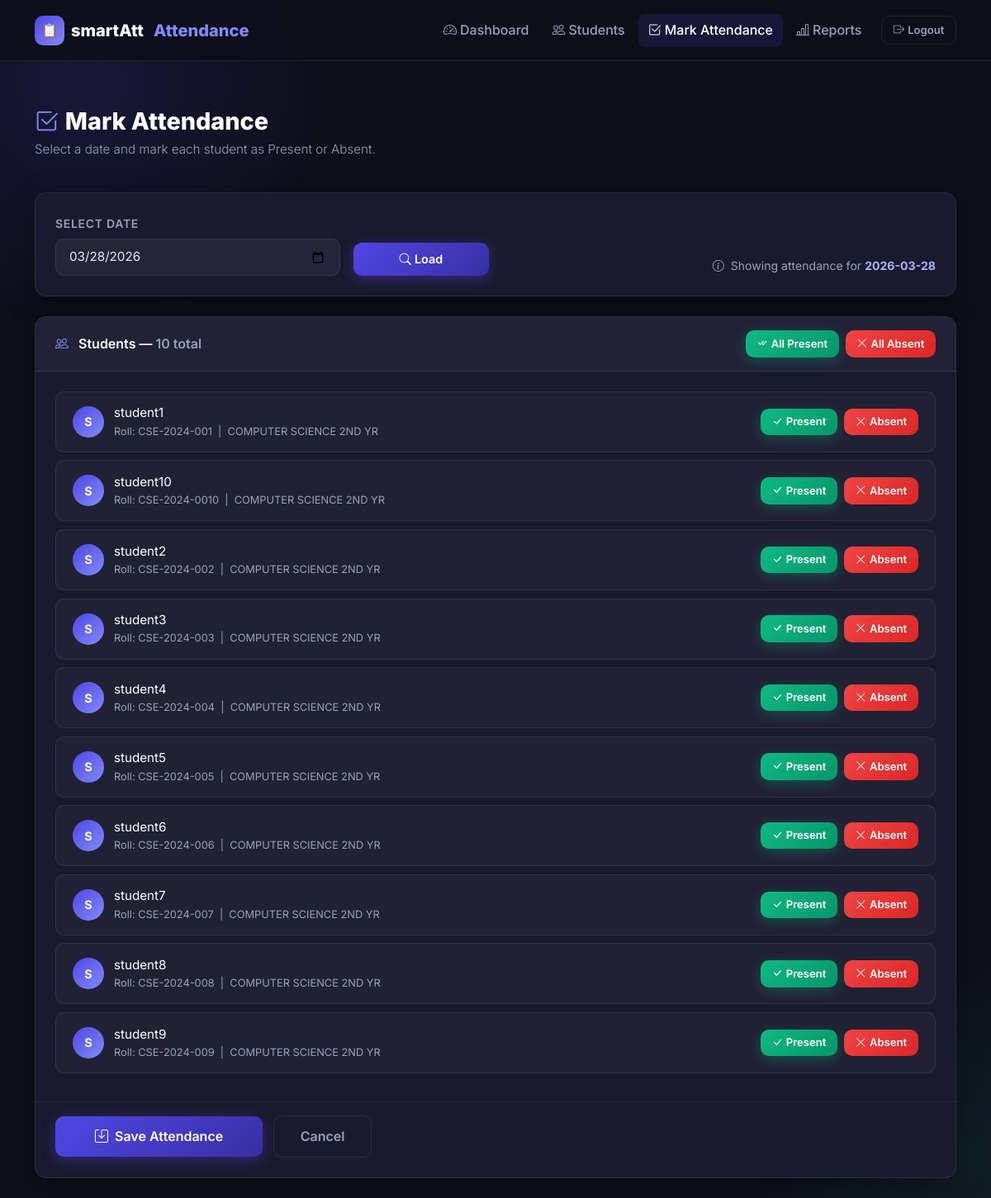
/teacher/attendance (signed in), run on the app's committed database.
### tables this page shows
CREATE TABLE students (
            id         INTEGER PRIMARY KEY AUTOINCREMENT,
            name       TEXT    NOT NULL,
            roll_no    TEXT    UNIQUE NOT NULL,
            class_name TEXT,
            email      TEXT,
            username   TEXT    UNIQUE,
            password   TEXT,              -- hashed; NULL if added by teacher only
            created_at TEXT    DEFAULT (date('now'))
        );

### app.py (the view, shortened to what this page needs)
@app.route('/teacher/attendance', methods=['GET', 'POST'])
@teacher_required
def mark_attendance():
    db            = get_db()
    today_str     = date.today().isoformat()
    selected_date = request.args.get('date', today_str)   # from URL ?date=
    students = db.execute("SELECT * FROM students ORDER BY name").fetchall()
    existing_rows = db.execute(
        "SELECT student_id, status FROM attendance WHERE date=?",
        (selected_date,)
    ).fetchall()
    existing = {row['student_id']: row['status'] for row in existing_rows}
    return render_template(
        'mark_attendance.html',
        students      = students,
        selected_date = selected_date,
        existing      = existing,
        today         = today_str,
    )

### app.py (called while the page is built)
def get_db():
    if 'db' not in g:
        g.db = sqlite3.connect(DATABASE)
        g.db.row_factory = sqlite3.Row
    return g.db

def teacher_required(f):
    @wraps(f)
    def decorated(*args, **kwargs):
        if 'teacher_id' not in session:
            flash('Please log in as a teacher to access this page.', 'warning')
            return redirect(url_for('teacher_login'))
        return f(*args, **kwargs)
    return decorated

### templates/mark_attendance.html (shortened to what this page needs)
{% extends "base.html" %}
{% block content %}
<div class="container py-4 z-1" style="position:relative;">
    <div class="page-header fade-in">
        <h1><i class="bi bi-check2-square me-2 text-primary"></i>Mark Attendance</h1>
        <p class="lead">Select a date and mark each student as Present or Absent.</p>
    </div>
    <div class="card mb-4 fade-in fade-in-1">
        <div class="card-body">
            <form method="GET" action="{{ url_for('mark_attendance') }}" class="row g-3 align-items-end"
                id="date-select-form">
                <div class="col-md-4">
                    <label for="date" class="form-label">Select Date</label>
                    <input type="date" class="form-control" id="date" name="date" value="{{ selected_date }}"
                        max="{{ today }}" />
                </div>
                <div class="col-md-2">
                    <button type="submit" class="btn btn-primary w-100" id="load-date-btn">
                        <i class="bi bi-search me-1"></i>Load
                    </button>
                </div>
                <div class="col-md-6 text-md-end">
                    <span class="text-muted" style="font-size:0.88rem;">
                        <i class="bi bi-info-circle me-1"></i>
                        Showing attendance for <strong style="color:#a5b4fc;">{{ selected_date }}</strong>
                    </span>
                </div>
            </form>
        </div>
    </div>
    {% if students %}
    <form method="POST" action="{{ url_for('mark_attendance') }}" id="attendance-form">
        <div class="card fade-in fade-in-2">
            <div class="card-header d-flex align-items-center justify-content-between flex-wrap gap-2">
                <span>
                    <i class="bi bi-people me-2 text-primary"></i>
                    Students — <span class="text-muted">{{ students|length }} total</span>
                </span>
                <div class="d-flex gap-2">
                    <button type="button" class="btn btn-success btn-sm" id="mark-all-present"
                        onclick="markAll('Present')">
                        <i class="bi bi-check-all me-1"></i>All Present
                    </button>
                    <button type="button" class="btn btn-danger btn-sm" id="mark-all-absent"
                        onclick="markAll('Absent')">
                        <i class="bi bi-x-lg me-1"></i>All Absent
                    </button>
                </div>
            </div>
            <div class="card-body">
                {% for student in students %}
                <div class="attendance-row">
                    <div class="student-info">
                        <div class="avatar">{{ student['name'][0] | upper }}</div>
                        <div>
                            <div class="fw-600 text-white" style="font-size:0.95rem;">{{ student['name'] }}</div>
                            <div class="text-muted" style="font-size:0.8rem;">
                                Roll: {{ student['roll_no'] }} &nbsp;|&nbsp;
                                {% if student['class_name'] %}{{ student['class_name'] }}{% else %}N/A{% endif %}
                            </div>
                        </div>
                    </div>
                    <div class="attendance-toggle" id="toggle-{{ student['id'] }}">
                        <label class="btn btn-success btn-sm" for="present_{{ student['id'] }}">
                            <i class="bi bi-check-lg me-1"></i>Present
                        </label>
                        <label class="btn btn-danger btn-sm" for="absent_{{ student['id'] }}">
                            <i class="bi bi-x-lg me-1"></i>Absent
                        </label>
                    </div>
                </div>
                {% endfor %}
            </div>
            <div class="card-body" style="border-top:1px solid rgba(255,255,255,0.06);padding-top:1rem;">
                <button type="submit" class="btn btn-primary btn-lg px-5" id="save-attendance-btn">
                    <i class="bi bi-save me-2"></i>Save Attendance
                </button>
                <a href="{{ url_for('teacher_dashboard') }}" class="btn btn-outline-light btn-lg ms-2">
                    Cancel
                </a>
            </div>
        </div>
    </form>
    {% endif %}
</div>
{% endblock %}

### static/style.css (style rules this page uses)
:root { --primary: #4f46e5; --primary-dark: #3730a3; --primary-light: #818cf8; --success: #10b981; --danger: #ef4444; --warning: #f59e0b; --bg: #0f0f1a; --bg2: #161628; --bg3: #1e1e35; --card: #1a1a2e; --border: rgba(255,255,255,0.08); --text: #e2e8f0; --text-muted: #94a3b8; --radius: 14px; --shadow: 0 8px 32px rgba(0,0,0,0.4); --glow: 0 0 20px rgba(79,70,229,0.35); }
*, *::before, *::after { box-sizing: border-box; }
body { font-family: 'Inter', sans-serif; background: var(--bg); color: var(--text); min-height: 100vh; margin: 0; line-height: 1.6; }
body::before { content: ''; position: fixed; top: -200px; left: -200px; width: 600px; height: 600px; background: radial-gradient(circle, rgba(79,70,229,0.15) 0%, transparent 70%); pointer-events: none; z-index: 0; }
body::after { content: ''; position: fixed; bottom: -200px; right: -200px; width: 500px; height: 500px; background: radial-gradient(circle, rgba(16,185,129,0.1) 0%, transparent 70%); pointer-events: none; z-index: 0; }
.card { background: var(--card); border: 1px solid var(--border); border-radius: var(--radius); box-shadow: var(--shadow); transition: transform 0.25s, box-shadow 0.25s; position: relative; z-index: 1; }
.card-header { background: rgba(255,255,255,0.04); border-bottom: 1px solid var(--border); border-radius: var(--radius) var(--radius) 0 0 !important; padding: 1rem 1.5rem; font-weight: 600; font-size: 1rem; color: #fff; }
.card-body { padding: 1.5rem; }
.form-label { font-weight: 600; font-size: 0.875rem; color: var(--text-muted); margin-bottom: 0.4rem; text-transform: uppercase; letter-spacing: 0.05em; }
.form-control, .form-select { background: rgba(255,255,255,0.05); border: 1px solid var(--border); color: var(--text) !important; border-radius: 10px; padding: 0.65rem 1rem; transition: border-color 0.2s, box-shadow 0.2s; font-size: 0.95rem; }
.form-control::placeholder { color: var(--text-muted); }
.btn { font-weight: 600; border-radius: 10px; padding: 0.6rem 1.25rem; transition: all 0.2s; font-size: 0.9rem; border: none; }
.btn-primary { background: linear-gradient(135deg, var(--primary), var(--primary-dark)); color: #fff; box-shadow: 0 4px 15px rgba(79,70,229,0.4); }
.btn-success { background: linear-gradient(135deg, var(--success), #059669); color: #fff; box-shadow: 0 4px 15px rgba(16,185,129,0.3); }
.btn-danger { background: linear-gradient(135deg, var(--danger), #dc2626); color: #fff; }
.btn-outline-light { border: 1px solid var(--border); color: var(--text-muted); background: transparent; }
.btn-sm { padding: 0.4rem 0.85rem; font-size: 0.82rem; }
.btn-lg { padding: 0.8rem 2rem; font-size: 1rem; }
.page-header { padding: 2rem 0 1.5rem; position: relative; z-index: 1; }
.page-header h1 { font-size: 1.8rem; font-weight: 800; color: #fff; margin: 0; }
.page-header .lead { color: var(--text-muted); font-size: 0.95rem; margin-top: 0.25rem; }
.attendance-row { display: flex; align-items: center; justify-content: space-between; padding: 0.85rem 1.25rem; border-radius: 10px; background: rgba(255,255,255,0.03); border: 1px solid var(--border); margin-bottom: 0.6rem; transition: background 0.2s; }
.attendance-row .student-info { display: flex; align-items: center; gap: 0.75rem; }
.attendance-row .avatar { width: 38px; height: 38px; border-radius: 50%; background: linear-gradient(135deg, var(--primary), var(--primary-light)); display: flex; align-items: center; justify-content: center; font-weight: 700; font-size: 0.9rem; color: #fff; flex-shrink: 0; }
.attendance-toggle { display: flex; gap: 0.5rem; }
.attendance-toggle .btn { min-width: 90px; }
.text-primary { color: var(--primary-light) !important; }
.text-muted { color: var(--text-muted) !important; }
.z-1 { position: relative; z-index: 1; }
.fade-in { animation: fadeInUp 0.45s ease both; }
.fade-in-1 { animation-delay: 0.05s; }
.fade-in-2 { animation-delay: 0.10s; }

### data on the page
students: name "S", name "student1", roll_no "CSE-2024-001", class_name "COMPUTER SCIENCE 2ND YR"
students: name "S", name "student10", roll_no "CSE-2024-0010", class_name "COMPUTER SCIENCE 2ND YR"
students: name "S", name "student2", roll_no "CSE-2024-002", class_name "COMPUTER SCIENCE 2ND YR"
students: name "S", name "student3", roll_no "CSE-2024-003", class_name "COMPUTER SCIENCE 2ND YR"
students: name "S", name "student4", roll_no "CSE-2024-004", class_name "COMPUTER SCIENCE 2ND YR"
students: name "S", name "student5", roll_no "CSE-2024-005", class_name "COMPUTER SCIENCE 2ND YR"
students: name "S", name "student6", roll_no "CSE-2024-006", class_name "COMPUTER SCIENCE 2ND YR"
students: name "S", name "student7", roll_no "CSE-2024-007", class_name "COMPUTER SCIENCE 2ND YR"
students: name "S", name "student8", roll_no "CSE-2024-008", class_name "COMPUTER SCIENCE 2ND YR"
students: name "S", name "student9", roll_no "CSE-2024-009", class_name "COMPUTER SCIENCE 2ND YR"

### other printed values
{{ selected_date }} "2026-03-28"
{{ students|length }} "10"
